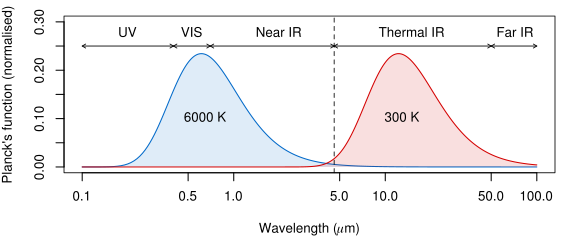

The script that drew this image:
#!/usr/bin/env Rscript

h <- 6.62607e-34
c <- 2.998e8 # m/s.
k_B <- 1.38065e-23 # J/K.
sigma <- 5.6704e-8 # W/(m^2 K^4).

planck.function <- function(lambda, T) {
    2*h*c**2/(lambda**5*(exp(h*c/(k_B*lambda*T)) - 1))
}

cairo_pdf('shortwave-longwave.pdf', width=14.5/cm(1), height=6/cm(1))
par(mar=c(4,4,1,1))
par(cex=0.8, lwd=0.8)

lambda <- seq(0.1e-6, 100e-6, length.out=10000)

plot(
    lambda*1e6,
    lambda*planck.function(lambda, 6000)/(sigma*6000**4),
    type='l',
    log='x',
    xlab='Wavelength (𝜇m)',
    ylab='Planck\'s function (normalised)',
    col='#0169c9',
    lwd=1,
    ylim=c(0, 0.3)
)
polygon(
    c(
        min(lambda)*1e6,
        lambda*1e6,
        max(lambda)*1e6
        
    ),
    c(
        0,
        lambda*planck.function(lambda, 6000)/(sigma*6000**4),
        0
    ),
    col='#0169c920',
    border=NA,
)

lines(
    lambda*1e6,
    lambda*planck.function(lambda, 300)/(sigma*300**4),
    col='#d40000',
    lwd=1
)
polygon(
    c(
        min(lambda)*1e6,
        lambda*1e6,
        max(lambda)*1e6
    ),
    c(
        0,
        lambda*planck.function(lambda, 300)/(sigma*300**4),
        0
    ),
    col='#d4000020',
    border=NA
)

text(0.65, 0.1, '6000 K')
text(13, 0.1, '300 K')

abline(v=4.6, lty=2)

y <- 0.25
text(0.2, y, 'UV', pos=3)
arrows(0.100, y, 0.400, y, code=3, length=0.04, angle=30)
text(0.53, y, 'VIS', pos=3)
arrows(0.400, y, 0.700, y, code=3, length=0.04, angle=30)
text(2, y, 'Near IR', pos=3)
arrows(0.700, y, 4.6, y, code=3, length=0.04, angle=30)
text(15, y, 'Thermal IR', pos=3)
arrows(4.6, y, 50, y, code=3, length=0.04, angle=30)
text(72, y, 'Far IR', pos=3)
arrows(50, y, 100, y, code=3, length=0.04, angle=30)

dev.off()
